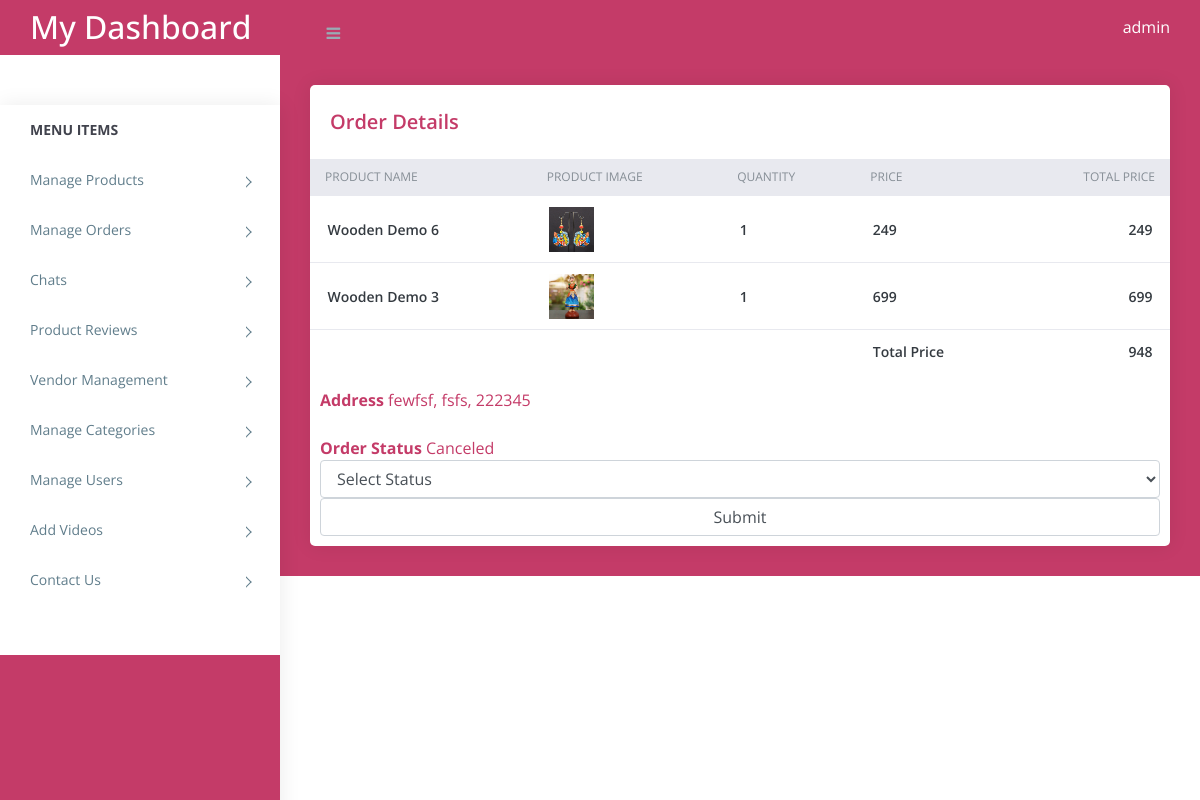
Page /admin/order_master_detail.php?id=4 (signed in) on the committed database.
### tables this page shows
CREATE TABLE `order_detail` (
  `id` int(11) NOT NULL,
  `order_id` int(11) NOT NULL,
  `product_id` int(11) NOT NULL,
  `qty` int(11) NOT NULL,
  `price` float NOT NULL
);

CREATE TABLE `product` (
  `id` int(11) NOT NULL,
  `categories_id` int(11) NOT NULL,
  `name` varchar(255) NOT NULL,
  `mrp` float NOT NULL,
  `price` float NOT NULL,
  `qty` int(11) NOT NULL,
  `image` varchar(255) NOT NULL,
  `short_desc` varchar(100) NOT NULL,
  `description` text NOT NULL,
  `best_seller` int(11) NOT NULL,
  `status` tinyint(4) NOT NULL,
  `added_by` int(11) NOT NULL
);

CREATE TABLE `order` (
  `id` int(11) NOT NULL,
  `user_id` int(11) NOT NULL,
  `address` varchar(250) NOT NULL,
  `city` varchar(50) NOT NULL,
  `pincode` int(11) NOT NULL,
  `payment_type` varchar(20) NOT NULL,
  `total_price` float NOT NULL,
  `payment_status` varchar(20) NOT NULL,
  `order_status` int(11) NOT NULL,
  `txnid` varchar(20) NOT NULL,
  `mihpayid` varchar(20) NOT NULL,
  `payu_status` varchar(10) NOT NULL,
  `added_on` datetime NOT NULL
);

CREATE TABLE `order_status` (
  `id` int(11) NOT NULL,
  `name` varchar(32) NOT NULL
);

### admin/functions.inc.php (called while the page is built, shortened)
<?php
function get_safe_value($conn,$str){
	if($str!=''){
		$str=trim($str);
		return mysqli_real_escape_string($conn,$str);
	}
}
	?>

### admin/order_master_detail.php (the view, shortened to what this page needs)
<?php
require('top.inc.php');
$order_id=get_safe_value($conn,$_GET['id']);
?>
<div class="content pb-0">
	<div class="orders">
	   <div class="row">
		  <div class="col-xl-12">
			 <div class="card">
				<div class="card-body">
				   <h4 class="box-title">Order Details</h4>
				</div>
				<div class="card-body--">
				   <div class="table-stats order-table ov-h">
					  <table class="table">
								<thead>
									<tr>
										<th class="product-thumbnail">Product Name</th>
										<th class="product-thumbnail">Product Image</th>
										<th class="product-name">Quantity</th>
										<th class="product-price">Price</th>
										<th class="product-price">Total Price</th>
									</tr>
								</thead>
								<tbody>
									<?php
									$res=mysqli_query($conn,"select distinct(order_detail.id) ,order_detail.*,product.name,product.image,`order`.address,`order`.city,`order`.pincode from order_detail,product ,`order` where order_detail.order_id='$order_id' and  order_detail.product_id=product.id GROUP by order_detail.id");
									$total_price=0;
									$userInfo=mysqli_fetch_assoc(mysqli_query($conn,"select * from `order` where id='$order_id'"));
									$address=$userInfo['address'];
									$city=$userInfo['city'];
									$pincode=$userInfo['pincode'];
									while($row=mysqli_fetch_assoc($res)){
									$total_price=$total_price+($row['qty']*$row['price']);
									?>
									<tr>
										<td class="product-name"><?php echo $row['name']?></td>
										<td class="product-name"> <img src="<?php echo PRODUCT_IMAGE_SITE_PATH.$row['image']?>"></td>
										<td class="product-name"><?php echo $row['qty']?></td>
										<td class="product-name"><?php echo $row['price']?></td>
										<td class="product-name"><?php echo $row['qty']*$row['price']?></td>
									</tr>
									<?php } ?>
									<tr>
										<td colspan="3"></td>
										<td class="product-name">Total Price</td>
										<td class="product-name"><?php echo $total_price?></td>
									</tr>
								</tbody>
						</table>
						<div id="address_details">
							<strong>Address</strong>
							<?php echo $address?>, <?php echo $city?>, <?php echo $pincode?><br/><br/>
							<strong>Order Status</strong>
							<?php
							$order_status_arr=mysqli_fetch_assoc(mysqli_query($conn,"select order_status.name from order_status,`order` where `order`.id='$order_id' and `order`.order_status=order_status.id"));
							echo $order_status_arr['name'];
							?>
							<div>
								<form method="post">
									<select class="form-control" name="update_order_status" required>
										<option value="">Select Status</option>
									</select>
									<input type="submit" class="form-control"/>
								</form>
							</div>
						</div>
				   </div>
				</div>
			 </div>
		  </div>
	   </div>
	</div>
</div>
<?php
require('footer.inc.php');
?>

### admin/assets/css/style.css (style rules this page uses)
body { display: table; font-family: open sans, sans-serif; font-size: 16px; width: 100% }
h1, h2, h3, h4, h5, h6 { margin: 0 }
img { max-width: 100% }
.pb-0 { padding-bottom: 0 }
.ov-h { overflow: hidden }
.btn, button, input, textarea { -webkit-box-shadow: none; box-shadow: none; outline: 0!important }
.order-table { position: relative }
.order-table:after, .order-table:before { content: ""; position: absolute; top: 0; height: 37px; width: 10px; background: #e8e9ef }
.order-table:after { right: -1px }
.order-table:before { left: -1px }
.order-table tr th { background: #e8e9ef }
.order-table tr td:last-child, .order-table tr th:last-child { text-align: right }
.order-table tr:last-child td { border: none }
.content { float: left; padding: 1.875em; width: 100% }
.card { margin-bottom: 1.875em; border-radius: 5px; padding: 0; border: 0 solid transparent; -webkit-box-shadow: 0 0 20px rgba(0, 0, 0, .08); box-shadow: 0 0 20px rgba(0, 0, 0, .08) }
.card .box-title { font-weight: 600; font-size: 20px; padding: 5px 0 }
.card .card-body { float: left; padding: 1.25em; position: relative; width: 100% }
.card h4 { font-size: 1.1rem }
.table-stats table { font-family: open sans }
.table-stats table th, .table-stats table td { border: none; border-bottom: 1px solid #e8e9ef; color: #868e96; font-size: 12px; font-weight: 400; padding: .75em 1.25em; text-transform: uppercase }
.table-stats table th img, .table-stats table td img { margin-right: 10px; max-width: 45px }
.table-stats table td { color: #343a40; font-size: 14px; font-weight: 600; text-transform: capitalize; vertical-align: middle }
@media (max-width:1368px) { .card-body { padding: 15px } }
#address_details { margin:10px; }

### admin/top.inc.php (style rules this page uses)
.content { color:#c43b68; background: #c43b68; }

### rows in the picture
order_detail: product.name "Wooden Demo 6", product.image (picture), qty "1", price "249", $row['qty']*$row['price'] "249"
order_detail: product.name "Wooden Demo 3", product.image (picture), qty "1", price "699", $row['qty']*$row['price'] "699"
order: address "fewfsf", city "fsfs", pincode "222345"
order_status: name "Canceled"

### other values in the picture
$_SESSION['ADMIN_USERNAME'] "admin"
$total_price "948"
